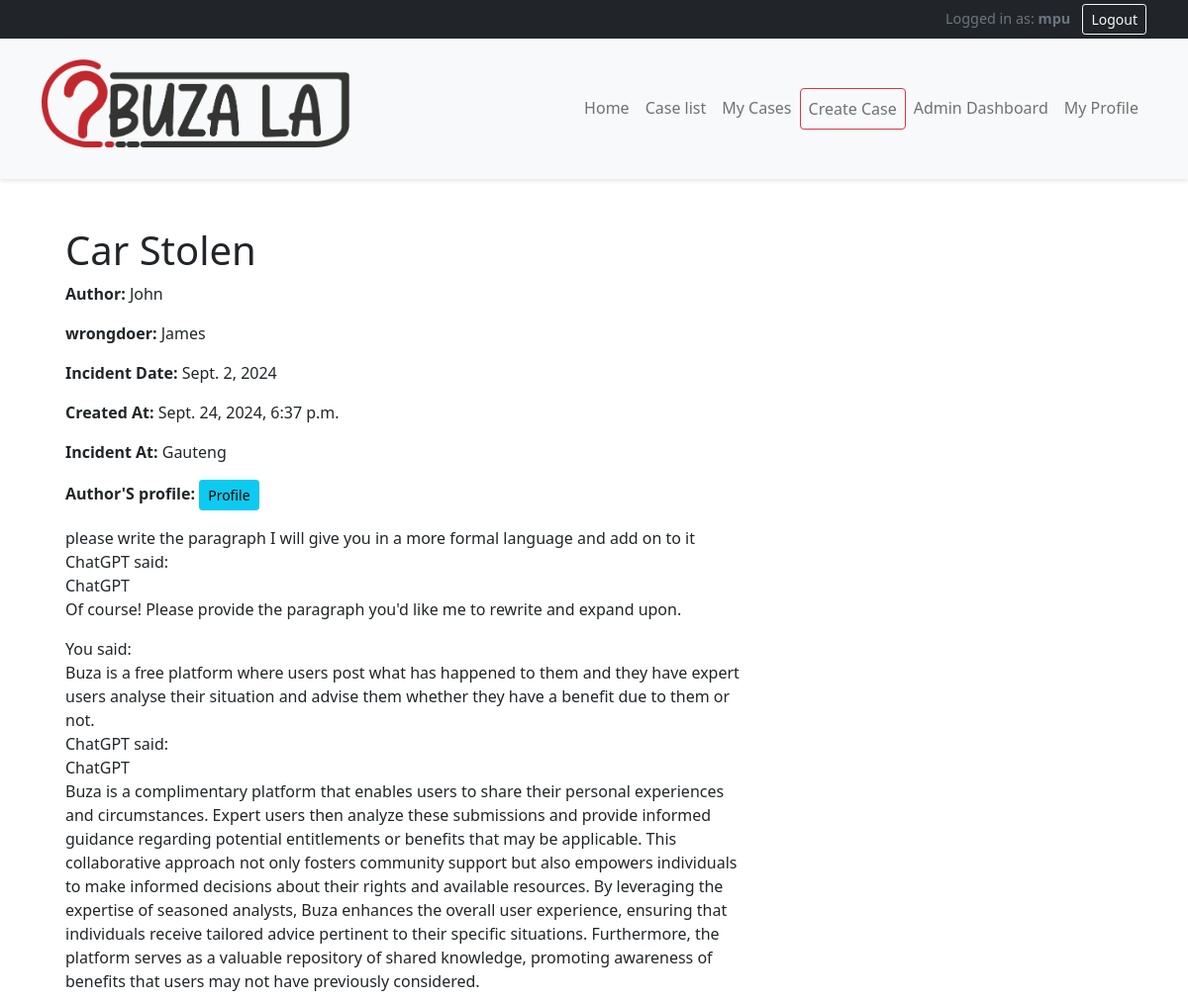
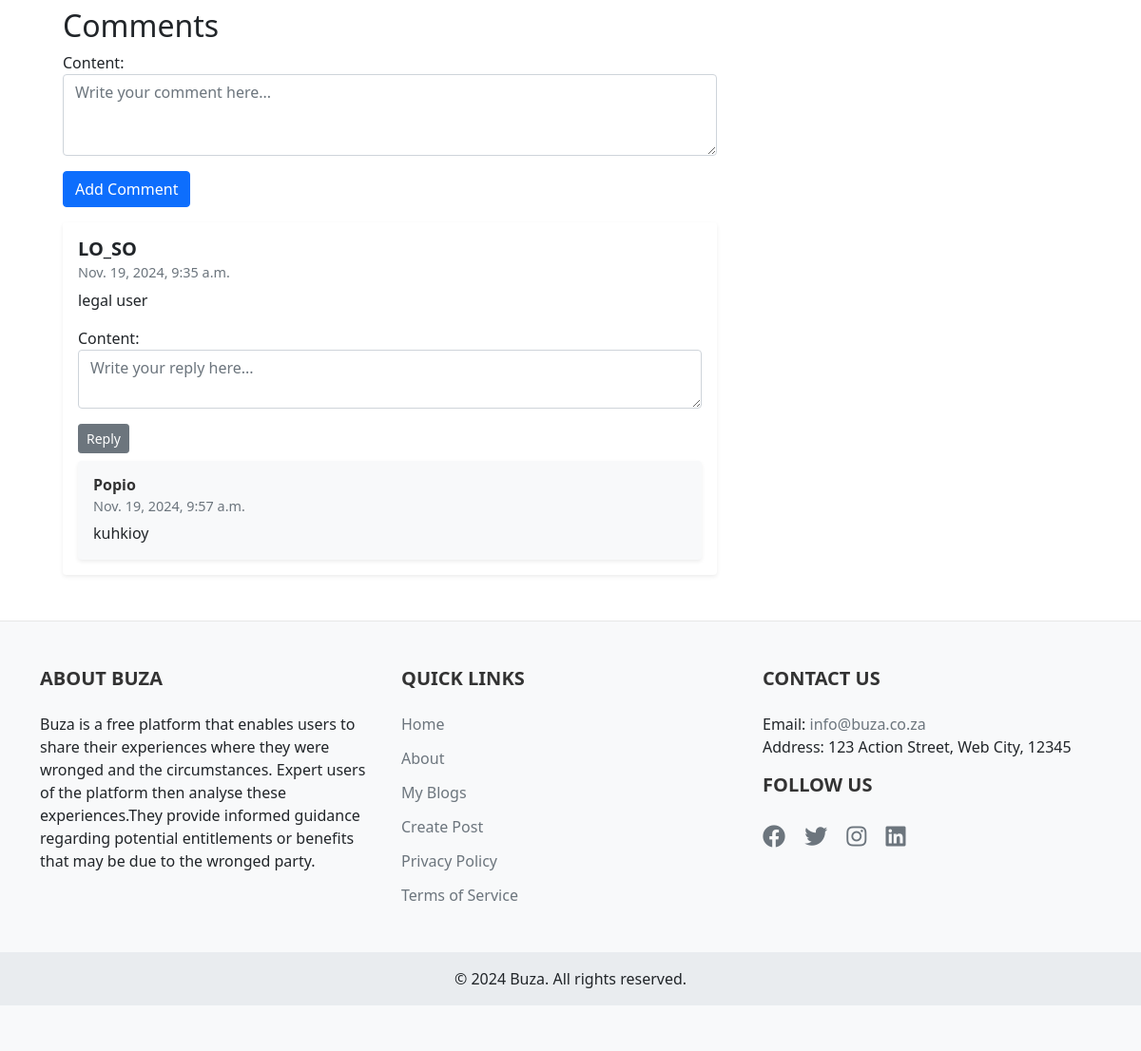
Page /post/23/ (signed in) on the committed database (2 pictures, top to bottom).
### blog/models.py (models this page shows, shortened)
class BlogPost(models.Model):
    AGAINST_CHOICES = [
        ('Eastern Cape', 'Eastern Cape'),
        ('Free State', 'Free State'),
        ('Gauteng', 'Gauteng'),
        ('KwaZulu-Natal', 'KwaZulu-Natal'),
        ('Limpopo', 'Limpopo'),
        ('Mpumalanga', 'Mpumalanga'),
        ('North West', 'North West'),
        ('Western Cape', 'Western Cape'),
        ('Northern Cape', 'Northern Cape,'),
    ]
    title = models.CharField(max_length=200)
    content = models.TextField()
    author = models.ForeignKey(User, on_delete=models.CASCADE)
    author_name = models.CharField(max_length=100, blank=True)  # New field
    created_at = models.DateTimeField(auto_now_add=True)
    updated_at = models.DateTimeField(auto_now=True)
    against = models.CharField(max_length=100)
    suburb = models.CharField(max_length=100)
    incident_date = models.DateField()
    file1 = models.FileField(upload_to='blog_files/', blank=True, null=True)
    file2 = models.FileField(upload_to='blog_files/', blank=True, null=True)
    file3 = models.FileField(upload_to='blog_files/', blank=True, null=True)
    file4 = models.FileField(upload_to='blog_files/', blank=True, null=True)
    province = models.CharField(max_length=100, choices=AGAINST_CHOICES)

class Comment(models.Model):
    post = models.ForeignKey(BlogPost, on_delete=models.CASCADE, related_name='comments')
    author = models.ForeignKey(User, on_delete=models.CASCADE)
    content = models.TextField()
    created_at = models.DateTimeField(auto_now_add=True)

class Reply(models.Model):
    comment = models.ForeignKey(Comment, on_delete=models.CASCADE, related_name='replies')
    author = models.ForeignKey(User, on_delete=models.CASCADE)
    content = models.TextField()
    created_at = models.DateTimeField(auto_now_add=True)

### blog/views.py (the view, shortened to what this page needs)
# urls.py: path('post/<int:post_id>/', views.post_detail, name='post_detail'),
@login_required
def post_detail(request, post_id):
    post = get_object_or_404(BlogPost, id=post_id)
    comments = post.comments.all().order_by('-created_at')
    comment_form = CommentForm()
    reply_form = ReplyForm()
    context = {
        'post': post,
        'comments': comments,
        'comment_form': comment_form,
        'reply_form': reply_form,
    }
    return render(request, 'blog/post_detail.html', context)

### blog/forms.py
class CommentForm(forms.ModelForm):
    class Meta:
        model = Comment
        fields = ['content']
        widgets = {
            'content': forms.Textarea(attrs={'rows': 3, 'placeholder': 'Write your comment here...', 'class': 'form-control'}),
        }

class ReplyForm(forms.ModelForm):
    class Meta:
        model = Reply
        fields = ['content']
        widgets = {
            'content': forms.Textarea(attrs={'rows': 2, 'placeholder': 'Write your reply here...', 'class': 'form-control'}),
        }

### blog/templates/blog/post_detail.html (shortened to what this page needs)
{% extends 'blog/base.html' %}
{% load static %}
{% block content %}
<div class="container mt-4">
    <h1>{{ post.title }}</h1>
    <p><strong> Author: </strong>{{ post.author_name }}</p>
    <p><strong> wrongdoer: </strong>{{ post.against }}</p>
    <p><strong>Incident Date:</strong> {{ post.incident_date }}</p>
    <p><strong>Created At: </strong>{{ post.created_at }}</p>
    {% if user.is_staff %}
    <p><strong>Incident At: </strong>{{ post.province }}</p>
    <p><strong> Author'S profile: </strong><a href="{% url 'user_profile' post.author.username %}" class="btn btn-sm btn-info ml-2">Profile</a></p>
    {%endif%}
    <div>
        {{ post.content|linebreaks }}
    </div>
    <h2>Comments</h2>
    {% if user.is_authenticated %}
        <form method="post">
            {{ comment_form.as_p }}
            <button type="submit" class="btn btn-primary">Add Comment</button>
        </form>
    {% endif %}
    {% for comment in comments %}
        <div class="card mt-3">
            <div class="card-body">
                <h5 class=""><strong>{{ comment.author.username }} </strong>  </h5>
                <h6 class="card-subtitle mb-2 text-muted">{{ comment.created_at }}</h6>
                <p class="card-text">{{ comment.content }}</p>
                {% if user.is_authenticated %}
                    <form method="post" class="mt-2">
                        {{ reply_form.as_p }}
                        <button type="submit" class="btn btn-secondary btn-sm">Reply</button>
                    </form>
                {% endif %}
                {% for reply in comment.replies.all %}
                    <div class="card mt-2 bg-light">
                        <div class="card-body">
                            <h6 class="card-title"><strong>{{ reply.author.username }}  </strong> </h6>
                            <h6 class="card-subtitle mb-2 text-muted">{{ reply.created_at }}</h6>
                            <p class="card-text">{{ reply.content }}</p>
                        </div>
                    </div>
                {% endfor %}
            </div>
        </div>
    {% empty %}
        <p>No comments yet.</p>
    {% endfor %}
</div>
{% endblock %}
{% block extra_css %}
<link rel="stylesheet" href="https://cdnjs.cloudflare.com/ajax/libs/font-awesome/5.15.3/css/all.min.css">
{% endblock %}

### blog/templates/blog/base.html (shortened to what this page needs)
{% load static %}
<!DOCTYPE html>
<html lang="en">
<head>
    <link href="https://cdn.jsdelivr.net/npm/bootstrap@5.1.3/dist/css/bootstrap.min.css" rel="stylesheet">
    <link rel="stylesheet" href="https://cdnjs.cloudflare.com/ajax/libs/font-awesome/5.15.3/css/all.min.css">
    {% block extra_css %}{% endblock %}
</head>
<body>
    <div class="text-white bg-dark  p-1 user-status-bar">
        <div class="container">
            <div class="row">
                <div class="col-md-6">
                </div>
                <div class="col-md-6 text-end">
                    {% if user.is_authenticated %}
                        <span class="text-muted">Logged in as: <strong>{{ user.username }}</strong></span>
                        <form method="post" action="{% url 'logout' %}" class="d-inline">
                            <button type="submit" class="btn btn-sm btn-outline-light ms-2">Logout</button>
                        </form>
                    {% else %}
                        <span class="text-muted">Not logged in</span>
                        <a href="{% url 'login' %}" class="btn btn-sm btn-outline-primary ms-2">Login</a>
                        <a href="{% url 'register' %}" class="btn btn-sm btn-outline-success ms-2">Register</a>
                    {% endif %}
                </div>
            </div>
        </div>
    </div>
    <nav class="navbar navbar-expand-lg navbar-light bg-light  main-navbar">
        <div class="container">
            <a class="navbar-brand d-flex align-items-center" href="{% url 'index' %}">
                <img src="{% static 'images/logo.png' %}" alt="Our Blog Logo" class="mr-3">
            </a>
            <div class="collapse navbar-collapse" id="navbarNav">
                <ul class="navbar-nav ms-auto">
                    <li class="nav-item">
                        <a class="nav-link" href="{% url 'index' %}">Home</a>
                    </li>
                    <li class="nav-item">
                        <a class="nav-link" href="{% url 'home' %}">Case list</a>
                    </li>
                    {% if user.is_authenticated %}
                        <li class="nav-item">
                            <a class="nav-link" href="{% url 'my_blogs' %}">My Cases</a>
                        </li>
                            <li class="nav-item">
                            <a class="nav-link btn btn-outline-danger" href="{% url 'create_post' %}">Create Case</a>
                        </li>
                        {% if user.is_staff %}
                            <li class="nav-item">
                                <a class="nav-link" href="{% url 'admin_dashboard' %}">Admin Dashboard</a>
                            </li>
                            <li class="nav-item">
                                <a class="nav-link" href="{% url 'user_profile' user.username %}">My Profile</a>
                            </li>
                        {% endif %}
                    {% endif %}
                </ul>
            </div>
        </div>
    </nav>
    <main class="container mt-4">
        <div class="row">
            <div class="col-md-8">
                {% block content %}
                {% endblock %}
            </div>
                </div>
    </main>
    <footer class="footer">
        <div class="container">
            <div class="row">
                <div class="col-md-4 mb-4 mb-md-0">
                    <h5>About Buza</h5>
                    <p class="justify-content-center">Buza is a free platform that enables users to share their experiences where they were wronged and the circumstances. Expert users of the platform then analyse these experiences.They provide informed guidance regarding potential entitlements or benefits that may be due to the wronged party.</p>
                </div>
                <div class="col-md-4 mb-4 mb-md-0">
                    <h5>Quick Links</h5>
                    <ul>
                        <li><a href="{% url 'home' %}">Home</a></li>
                        <li><a href="{% url 'about' %}">About</a></li>
                        {% if user.is_authenticated %}
                            <li><a href="{% url 'my_blogs' %}">My Blogs</a></li>
                            <li><a href="{% url 'create_post' %}">Create Post</a></li>
                        {% else %}
                            <li><a href="{% url 'login' %}">Login</a></li>
                            <li><a href="{% url 'register' %}">Register</a></li>
                        {% endif %}
                        <li><a href="{% url 'privacy_policy' %}">Privacy Policy</a></li>
                        <li><a href="{% url 'terms_of_service' %}">Terms of Service</a></li>
                    </ul>
                </div>
                <div class="col-md-4">
                    <h5>Contact Us</h5>
                    <p>
                        Email: <a href="mailto:info@Buza.co.za">info@buza.co.za</a><br>
                        Address: 123 Action Street, Web City, 12345
                    </p>
                    <h5>Follow Us</h5>
                    <div class="social-icons">
                        <a href="#" target="_blank"><i class="fab fa-facebook"></i></a>
                        <a href="#" target="_blank"><i class="fab fa-twitter"></i></a>
                        <a href="#" target="_blank"><i class="fab fa-instagram"></i></a>
                        <a href="#" target="_blank"><i class="fab fa-linkedin"></i></a>
                    </div>
                </div>
            </div>
        </div>
        <div class="footer-bottom">
            <div class="container">
                <div class="row">
                    <div class="col-md-12 text-center">
                        <p>&copy; {% now "Y" %} Buza. All rights reserved.</p>
                    </div>
                </div>
            </div>
        </div>
    </footer>
</body>
</html>

### blog/templates/blog/post_detail.html (style rules this page uses)
.card { border: none; box-shadow: 0 0.125rem 0.25rem rgba(0, 0, 0, 0.075); }
.card-title { color: #333; font-weight: bold; }
.text-muted { font-size: 0.9rem; }
textarea { width: 100%; padding: 10px; border: 1px solid #ced4da; border-radius: 0.25rem; }

### rows in the picture
BlogPost: title "Car Stolen", author_name "John", against "James", incident_date "Sept. 2, 2024", created_at "Sept. 24, 2024, 6:37 p.m.", province "Gauteng", content "please write the paragraph I will give you in a more formal language and add on to it ChatGPT said: ChatGPT Of course! Please provide the paragraph you'd like me to rewrite and expand upon. You said: Buza is a free platform where users post what has happened to them and they have expert users analyse their situation and advise them whether they have a benefit due to them or not. ChatGPT said: ChatGPT Buza is a complimentary platform that enables users to share their personal experiences and circumstances. Expert users then analyze these submissions and provide informed guidance regarding potential entitlements or benefits that may be applicable. This collaborative approach not only fosters…"
Comment: author.username "LO_SO", created_at "Nov. 19, 2024, 9:35 a.m.", content "legal user"
Reply: author.username "Popio", created_at "Nov. 19, 2024, 9:57 a.m.", content "kuhkioy"

### other values in the picture
{{ user.username }} "mpu"
